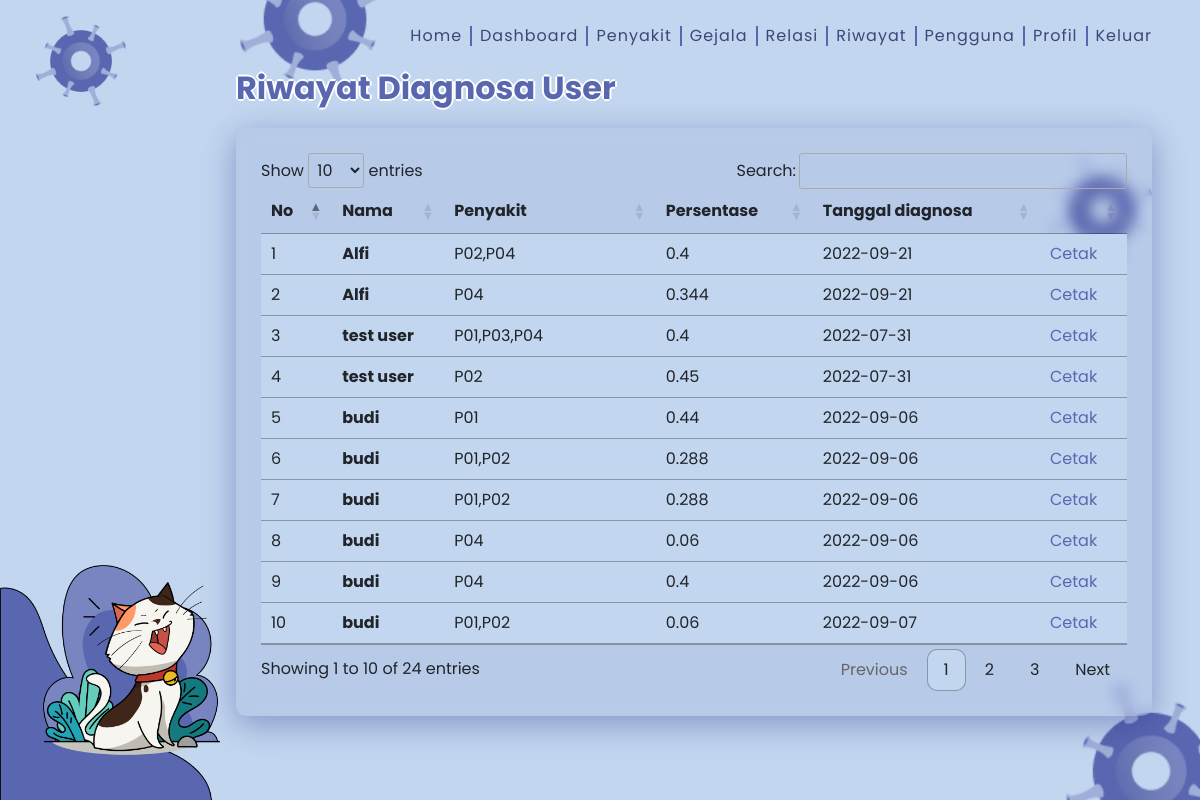
The app's page /riwayat.php (signed in) with its own data.
### tables this page shows
CREATE TABLE `diagnosa` (
  `kode_diagnosa` varchar(11) NOT NULL,
  `user` int(11) NOT NULL,
  `penyakit` varchar(100) NOT NULL,
  `gejala` varchar(200) NOT NULL,
  `persentase` float NOT NULL,
  `tanggal_diagnosa` date NOT NULL
);

CREATE TABLE `users` (
  `user_id` int(11) NOT NULL,
  `nama` varchar(255) NOT NULL,
  `username` varchar(20) NOT NULL,
  `password` varchar(255) NOT NULL,
  `role` enum('pengguna','admin') NOT NULL,
  `created_at` date NOT NULL
);

### modules/encrypt.php (called while the page is built, shortened)
<?php
function safe_b64encode($string='') {
  $data = base64_encode($string);
  $data = str_replace(['+','/','='],['-','_',''],$data);
  return $data;
}
function encrypt($value) {
  $iv_size = openssl_cipher_iv_length('aes-256-cbc');
  $iv = openssl_random_pseudo_bytes($iv_size);
  $crypttext = openssl_encrypt($value, 'aes-256-cbc', 'your security cipherSeed', OPENSSL_RAW_DATA, $iv);
  return safe_b64encode($iv.$crypttext);
}

### riwayat.php (the view, shortened to what this page needs)
<?php
include('partials/header.php');
include('modules/koneksi.php');
require('modules/encrypt.php');
if($_SESSION['role'] == 'admin') {
  $stmt = $koneksi->prepare('SELECT * FROM diagnosa');
  $stmt->execute();
  $data = $stmt->fetchAll(PDO::FETCH_OBJ);
} else {
  $id = $_SESSION['id'];
  $stmt = $koneksi->prepare('SELECT * FROM diagnosa WHERE user = ?');
  $stmt->execute([$id]);
  $data = $stmt->fetchAll(PDO::FETCH_OBJ);
}
?>
  <main>
    <?php include('partials/navbar.php') ?>
    <div class="container-fluid col-xxl-8 hero px-5 py-4 g-4" style="position: relative;">
      <div class="row flex-lg-row-reverse align-items-center mt-5">
        <div class="col-lg-10 mb-5">
          <h2 class="text_primary fw-bold lh-1 mb-4" style="text-shadow: -2px 0 #fff, 0 2px #fff, 2px 0 #fff, 0 -2px #fff;">Riwayat Diagnosa <?= $_SESSION['role'] == 'admin' ? 'User' : '' ?></h2>
          <table id="riwayat" class="table nowrap" style="width: 100%;">
            <thead>
              <tr>
                <th scope="col">No</th>
                <?php if($_SESSION['role'] == 'admin'): ?>
                  <th scope="col">Nama</th>
                <?php endif; ?>
                <th scope="col">Penyakit</th>
                <th scope="col">Persentase</th>
                <th scope="col">Tanggal diagnosa</th>
                <th scope="col"></th>
              </tr>
            </thead>
            <tbody>
              <?php foreach($data as $key => $d): ?>
                <tr>
                  <td scope="row"><?= $key+1 ?></td>
                  <?php if($_SESSION['role'] == 'admin'):
                    $stmU = $koneksi->prepare('SELECT nama FROM users WHERE user_id = :id');
                    $stmU->bindParam(':id', $d->user);
                    $stmU->execute();
                    $user = $stmU->fetch(PDO::FETCH_OBJ);
                  ?>
                    <th scope="col"><?= $user->nama ?></th>
                  <?php endif; ?>
                  <td><?= $d->penyakit ?></td>
                  <td><?= $d->persentase ?></td>
                  <td><?= $d->tanggal_diagnosa ?></td>
                  <td>
                    <a href="/<?= explode('/', $_SERVER['REQUEST_URI'])[1]?>/cetak.php?kode=<?= encrypt($d->kode_diagnosa)?>" class="a_primary me-1">Cetak</a>
                  </td>
                </tr>
              <?php endforeach; ?>
            </tbody>
          </table>
        </div>
      </div>
    </div>
    <?php include('partials/virus2.php') ?>
  </main>
<?php include('partials/script.php') ?>

### style.css (style rules this page uses)
:root { --primary: #5967B0; --primary2: #7885C1; --primary3: #A0AFD9; --primary4: #C2D6EF; }
main { font-family: 'Poppins', 'Segoe UI', Tahoma, Geneva, Verdana, sans-serif; min-height: 100vh; margin: 0; padding: 0; background-color: var(--primary4); position: relative; }
.hero { z-index: 1; }
table.dataTable tbody tr { background-color: var(--primary4) !important; }
.text_primary { color: var(--primary); }
.a_primary { color: var(--primary); text-decoration: none; }
a { text-decoration: none !important; }
@media (min-width: 992px) { .hero { z-index: 10; } }

### records on screen
diagnosa: user.nama "Alfi", penyakit "P02,P04", persentase "0.4", tanggal_diagnosa "2022-09-21"
diagnosa: user.nama "Alfi", penyakit "P04", persentase "0.344", tanggal_diagnosa "2022-09-21"
diagnosa: user.nama "test user", penyakit "P01,P03,P04", persentase "0.4", tanggal_diagnosa "2022-07-31"
diagnosa: user.nama "test user", penyakit "P02", persentase "0.45", tanggal_diagnosa "2022-07-31"
diagnosa: user.nama "budi", penyakit "P01", persentase "0.44", tanggal_diagnosa "2022-09-06"
diagnosa: user.nama "budi", penyakit "P01,P02", persentase "0.288", tanggal_diagnosa "2022-09-06"
diagnosa: user.nama "budi", penyakit "P01,P02", persentase "0.288", tanggal_diagnosa "2022-09-06"
diagnosa: user.nama "budi", penyakit "P04", persentase "0.06", tanggal_diagnosa "2022-09-06"
diagnosa: user.nama "budi", penyakit "P04", persentase "0.4", tanggal_diagnosa "2022-09-06"
diagnosa: user.nama "budi", penyakit "P01,P02", persentase "0.06", tanggal_diagnosa "2022-09-07"
